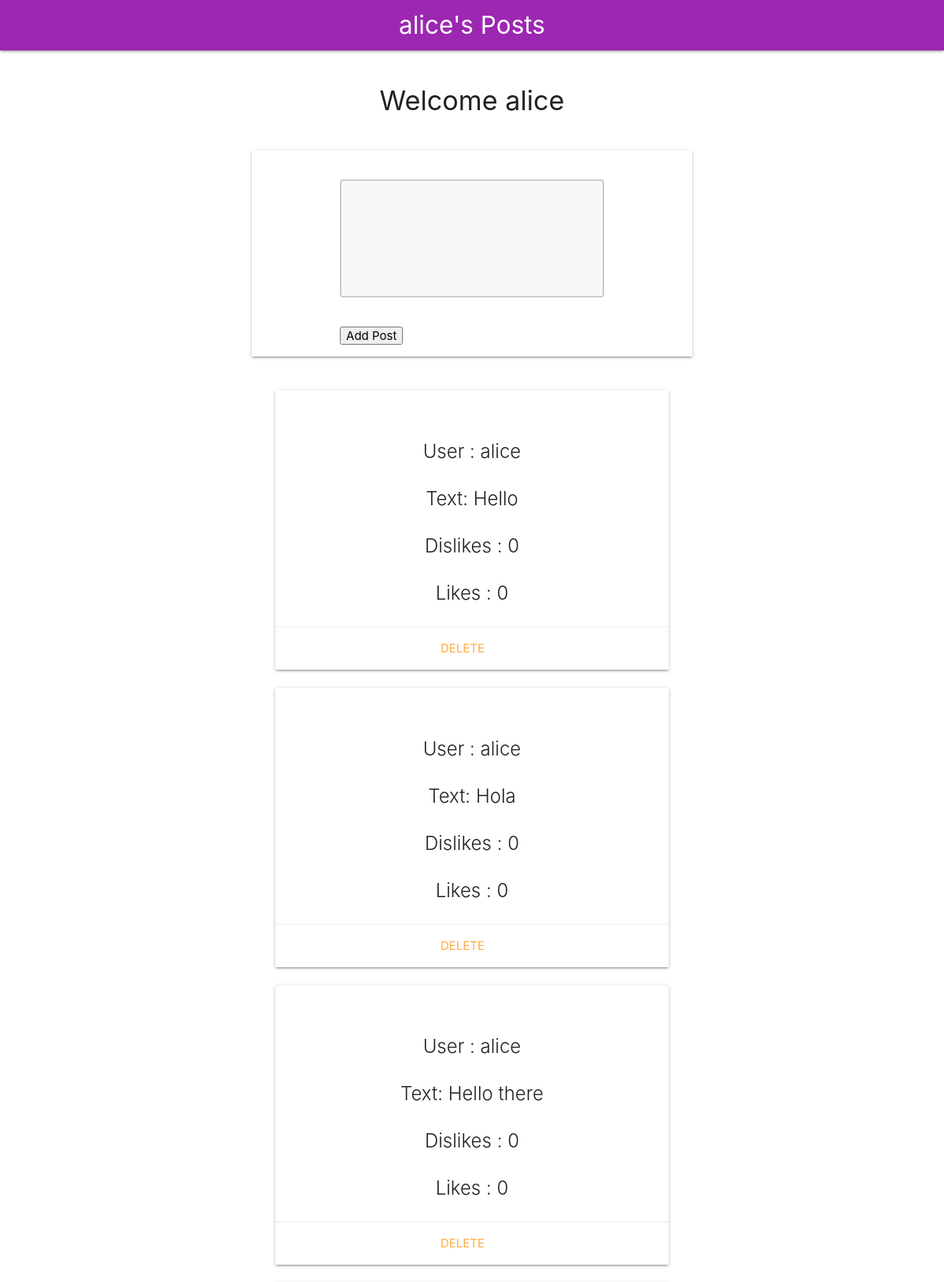
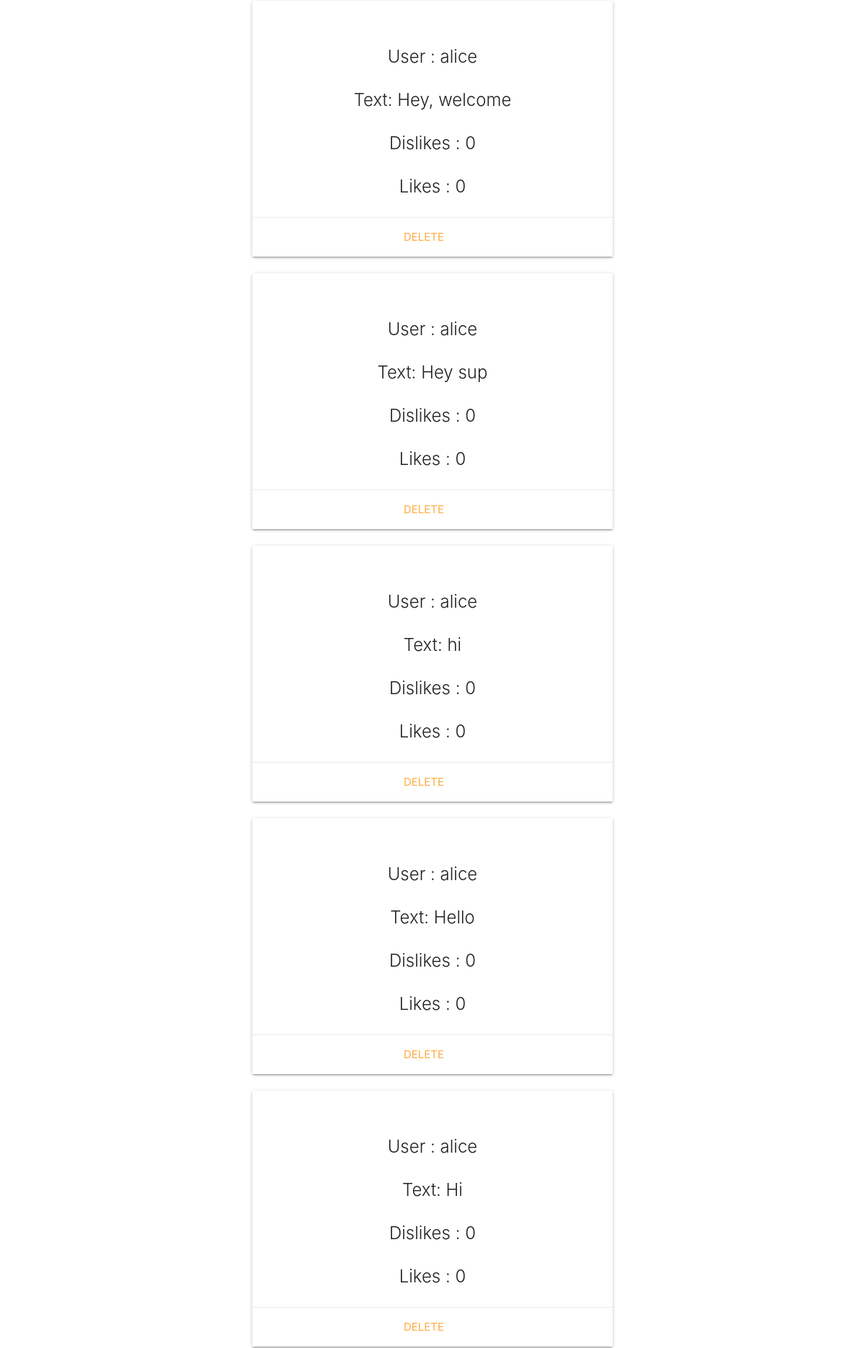
Screenshot of /get_posts (signed in, upper part) with the database file from the repository (2 pictures, top to bottom).
### models.py (models this page shows, shortened)
class User(UserMixin, db.Model): #got this from lab 5
    id = db.Column(db.Integer, primary_key=True)
    username = db.Column(db.String(80), unique=True, nullable=False)
    email = db.Column(db.String(120), unique=True, nullable=False)
    password = db.Column(db.String(120), nullable=False)

class Post(db.Model):
    id = db.Column(db.Integer, primary_key = True)
    userId = db.Column(db.Integer, db.ForeignKey('user.id'), nullable=False)
    text = db.Column(db.String(225), nullable=False)
    reacts = db.relationship('UserReact', backref='userreact', lazy=True, cascade="all, delete-orphan")
    def getTotalLikes (self):
        numLikes = 0
        for react in self.reacts:
            if react == 'like':
                numLikes += 1
        return numLikes
    def getTotalDislikes (self):
        numDislikes = 0
        for react in self.reacts:
            if react == 'dislike':
                numDislikes += 1
        return numDislikes
    def toDict(self):
        return{
            "id": self.id,
            "userId": self.userId,
            "text": self.text,
            "reacts": self.reacts,
        }

### main.py (the view)
@app.route('/get_posts', methods=['GET']) #Reference extra lab - working function
def get_posts():
  posts = Post.query.all()
  results = []
  for post in posts:
    rec = post.toDict()
    rec['Likes'] = post.getTotalLikes()
    rec['Dislikes'] = post.getTotalDislikes()
    results.append(rec)
  return render_template('app.html', posts=results)

### main.py (called while the page is built)
@login_manager.user_loader
def load_user(user_id):
    return User.query.get(user_id)

### templates/app.html (shortened to what this page needs)
{% extends "layout.html" %}
{% block page %} {{ current_user.username }}'s Posts {% endblock %}
{% block content %}
    {% if current_user.is_authenticated %}
        <div id="content">
            <div class="container">
            <br>
                <div class="row">
                   <h4 style= "text-align: center"> Welcome {{ current_user.username }} </h4>
                   <br>
                    <form class="col s12 m8 offset-m2 card-panel"  action="/add_post" method="POST">
                        <div class="input-field col s12 m8 offset-m2">
                        <br>
                            <textarea name ="textarea"> </textarea>
                        </div>
                        <div class="input-field col s12 m8 offset-m2">
                            <button type = "submit" >
						        Add Post
					        </button>
                        </div>
                    </form>
                </div>
            </div>
        </div>
        <div id="content">
        <div class="container">
            {% for post in posts %}
               <li class = "cardCollection">
                    <form class= "card panel " style= "width: 500px;">
                        <span class="card-title" style="text-align:center;">
                        <br>
                            <p> User : {{current_user.username }}
                            <p> Text: {{post.text}} </p>
                            <p> Dislikes : {{post['Dislikes']}} </p>
                            <p> Likes : {{post['Likes']}} </p>
                        </span>
                        <div class="card-action" style="text-align:center;">
                            <a href="/deletePost/{{post.id}}">DELETE</a>
                        </div>
                    </form>
                </li>
            {% endfor %}
        </div>
        </div>
    {% endif %}
{% endblock %}

### templates/app.html (style rules this page uses)
textarea { width: 100%; height: 150px; padding: 12px 20px; box-sizing: border-box; border: 2px solid #ccc; border-radius: 4px; background-color: #f8f8f8; resize: none; }
.cardCollection { display: flex; justify-content: center; }

### rows the page displays
User: username "alice"
Post: text "Hello", Dislikes "0", Likes "0"
Post: text "Hola", Dislikes "0", Likes "0"
Post: text "Hello there", Dislikes "0", Likes "0"
Post: text "Hey, welcome", Dislikes "0", Likes "0"
Post: text "Hey sup", Dislikes "0", Likes "0"
Post: text "hi", Dislikes "0", Likes "0"
Post: text "Hello", Dislikes "0", Likes "0"
Post: text "Hi", Dislikes "0", Likes "0"
